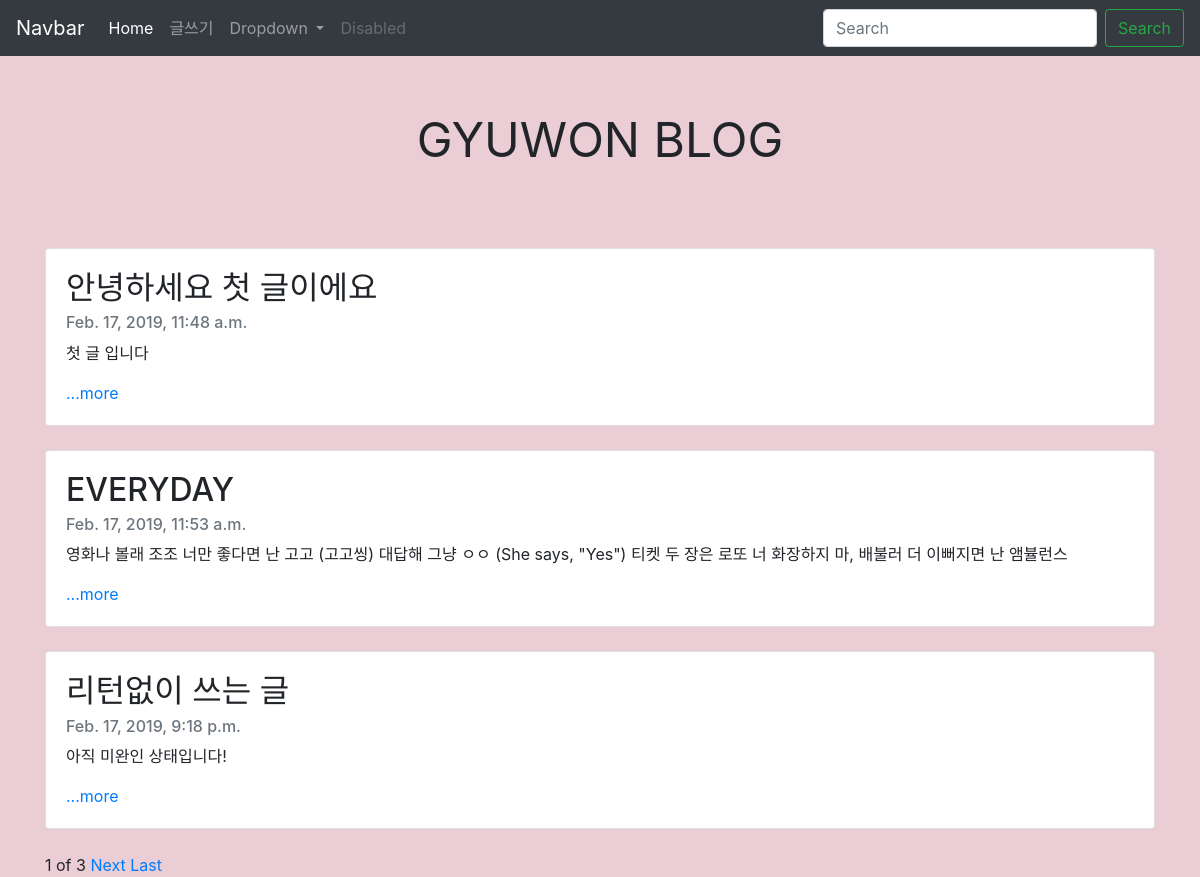
The page / on the database its author committed.
### blogapp/models.py (models this page shows, shortened)
class Blog(models.Model):
    title = models.CharField(max_length = 200)
    pub_date = models.DateTimeField('date published')
    body = models.TextField()
    def summary(self):
        return self.body[:100]

### blogapp/views.py (the view)
# urls.py: path('',blogapp.views.home, name="home"),
def home(request):
    blogs = Blog.objects  # 쿼리셋gg
    blog_list = Blog.objects.all()
    paginator = Paginator(blog_list, 3)
    page = request.GET.get('page')
    posts = paginator.get_page(page)
    return render(request, "home.html", {'blogs': blogs, 'posts':posts })

### blogapp/templates/home.html (shortened to what this page needs)
{%extends 'base.html'%}
{% block contents %}
<br>
<br>
<br>
{% for blog in posts %}
<div class="container">
    <div class="card">
        <div class="card-body">
            <h2 class="card-title">{{blog.title}}</h2>
            <h6 class="card-subtitle mb-2 text-muted">{{blog.pub_date}}</h6>
            <p class="card-text">{{blog.summary}}</p>
            <a href="{% url 'detail' blog.id %}" class="card-link">...more</a>
        </div>
    </div> <br>
</div>
{% endfor %}
<div class="container">
    <span>{{posts.number}}</span>
    <span>of</span>
    <span>{{posts.paginator.num_pages}}</span>
    {% if posts.has_next %}
    <a href="?page={{posts.next_page_number}}">Next</a>
    <a href="?page={{posts.paginator.num_pages}}">Last</a>
    {%endif%}
</div>
{%endblock%}

### blogproject/templates/base.html (shortened to what this page needs)
<head>
    <link rel="stylesheet" href="https://stackpath.bootstrapcdn.com/bootstrap/4.3.1/css/bootstrap.min.css"
>
</head>
<body>
    <nav class="navbar navbar-expand-lg navbar-dark bg-dark">
        <a class="navbar-brand" href="#">Navbar</a>
        <div class="collapse navbar-collapse" id="navbarSupportedContent">
            <ul class="navbar-nav mr-auto">
                <li class="nav-item active">
                    <a class="nav-link" href="#">Home <span class="sr-only">(current)</span></a>
                </li>
                <li class="nav-item">
                    <a class="nav-link" href="{% url 'newblog' %}">글쓰기</a>
                </li>
                <li class="nav-item dropdown">
                    <a class="nav-link dropdown-toggle" href="#" id="navbarDropdown" role="button"
                        data-toggle="dropdown" aria-haspopup="true" aria-expanded="false">
                        Dropdown
                    </a>
                </li>
                <li class="nav-item">
                    <a class="nav-link disabled" href="#" tabindex="-1" aria-disabled="true">Disabled</a>
                </li>
            </ul>
            <form class="form-inline my-2 my-lg-0">
                <input class="form-control mr-sm-2" type="search" placeholder="Search" aria-label="Search">
                <button class="btn btn-outline-success my-2 my-sm-0" type="submit">Search</button>
            </form>
        </div>
    </nav>
    <br>
    <br>
    <div style="text-align:center"><font bold size="700">GYUWON BLOG</font></div>
    {% block contents %}
    {% endblock %}
</body>

### blogproject/templates/base.html (style rules this page uses)
body { background-color: #EBCDD5; }

### rows shown on the page
Blog: title "안녕하세요 첫 글이에요", pub_date "Feb. 17, 2019, 11:48 a.m.", summary "첫 글 입니다"
Blog: title "EVERYDAY", pub_date "Feb. 17, 2019, 11:53 a.m.", summary "영화나 볼래 조조 너만 좋다면 난 고고 (고고씽) 대답해 그냥 ㅇㅇ (She says, \"Yes\") 티켓 두 장은 로또 너 화장하지 마, 배불러 더 이뻐지면 난 앰뷸런스"
Blog: title "리턴없이 쓰는 글", pub_date "Feb. 17, 2019, 9:18 p.m.", summary "아직 미완인 상태입니다!"

### other values the page prints
{{ posts.number }} "1"
{{ posts.paginator.num_pages }} "3"
